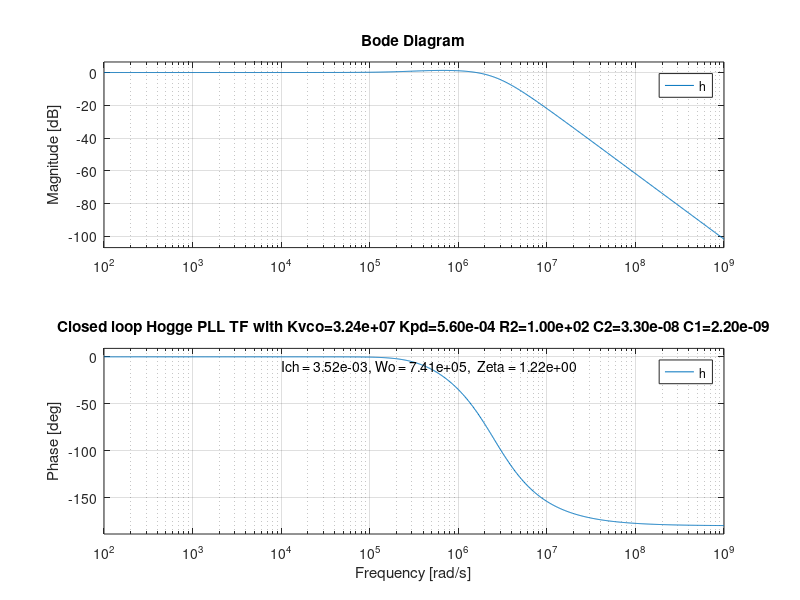
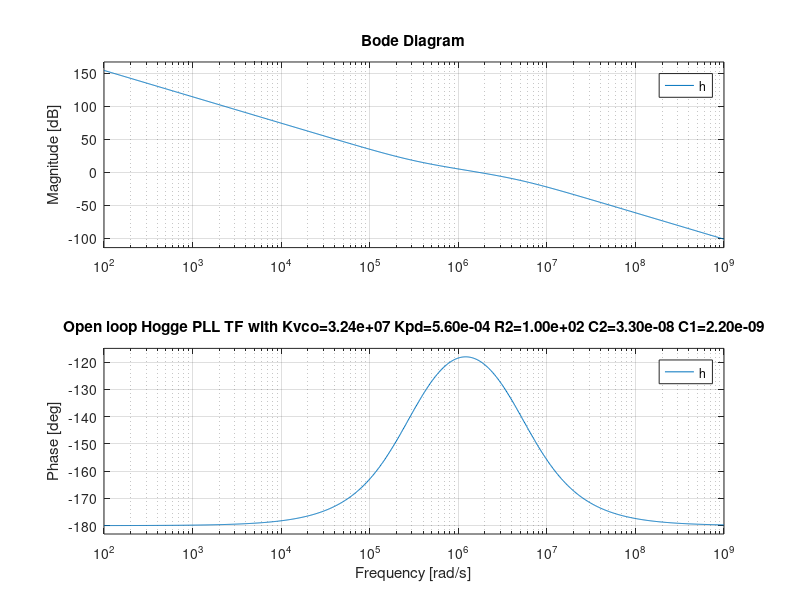

MATLAB code to generate these figures, in order:
% make a bode plot of 3rd order transfer function; for PLL with Hogge Phase
% Detector and charge pump
close all;  % close all open figures
clear all;
% 
% input parameters
% e.g Ip=560e-6; Kvco=32.4e6; R2=470; C2=33.0e-9; C1=2.2e-9;
%     Ip=560e-6; Kvco=32.4e6; R2=100; C2=33.0e-9; C1=2.2e-9;
% adjust values in line below as required, Kvco in Hz/V, Ich in A, then
% the 2*pi factor in Kvco*2*pi and Ich/(2*pi) cancels out

Ich=560e-6; Kvco=32.4e6; R2=100; C2=33.0e-9; C1=2.2e-9;
%Kpd=Ich/(2*pi);
Kpd=Ich;
KK=Kvco*Kpd;
% closed loop TF
s=sprintf('Closed loop Hogge PLL TF with Kvco=%8.2e Kpd=%8.2e R2=%8.2e C2=%8.2e C1=%8.2e', Kvco,Kpd, R2, C2, C1);
num1=KK*R2*C2;
num0=KK;
den3 =R2*C2*C1;
den2=C1+C2;
den1=KK*R2*C2;
den0=num0;
num = [num1 num0];
den = [den3 den2 den1 den0];
tf(num, den);
h = tf(num,den);
Wmin=100;
Wmax=1.0e9;
bode(h,{Wmin, Wmax});
%bode(h);
Ich=Kpd*2*pi;
w0 = sqrt(KK/C2);       %approximation
zeta = (w0/2)*(R2*C2);  %approximation
s2=sprintf('Ich = %8.2e, Wo = %8.2e,  Zeta = %8.2e', Ich, w0, zeta);
%title({s;s2},'FontSize',8);
title(s);
fprintf('Ich = %8.2e, Wo = %8.2e,  Zeta = %8.2e,  KK= %8.2e\n', Ich, w0, zeta, KK);
text(1.0e4, -10, s2);

% open lop TF
figure(2);
so=sprintf('Open loop Hogge PLL TF with Kvco=%8.2e Kpd=%8.2e R2=%8.2e C2=%8.2e C1=%8.2e', Kvco,Kpd, R2, C2, C1);
num1=KK*R2*C2;
num0=KK;
den3=R2*C2*C1;
den2=C1+C2;
den1=0;
den0=0;
num = [num1 num0];
den = [den3 den2 den1 den0];
tf(num, den);
h = tf(num,den);
Wmin=100;
Wmax=1.0e9;
bode(h,{Wmin, Wmax});
%bode(h);
title(so);
%figure(3);
%margin(h);
